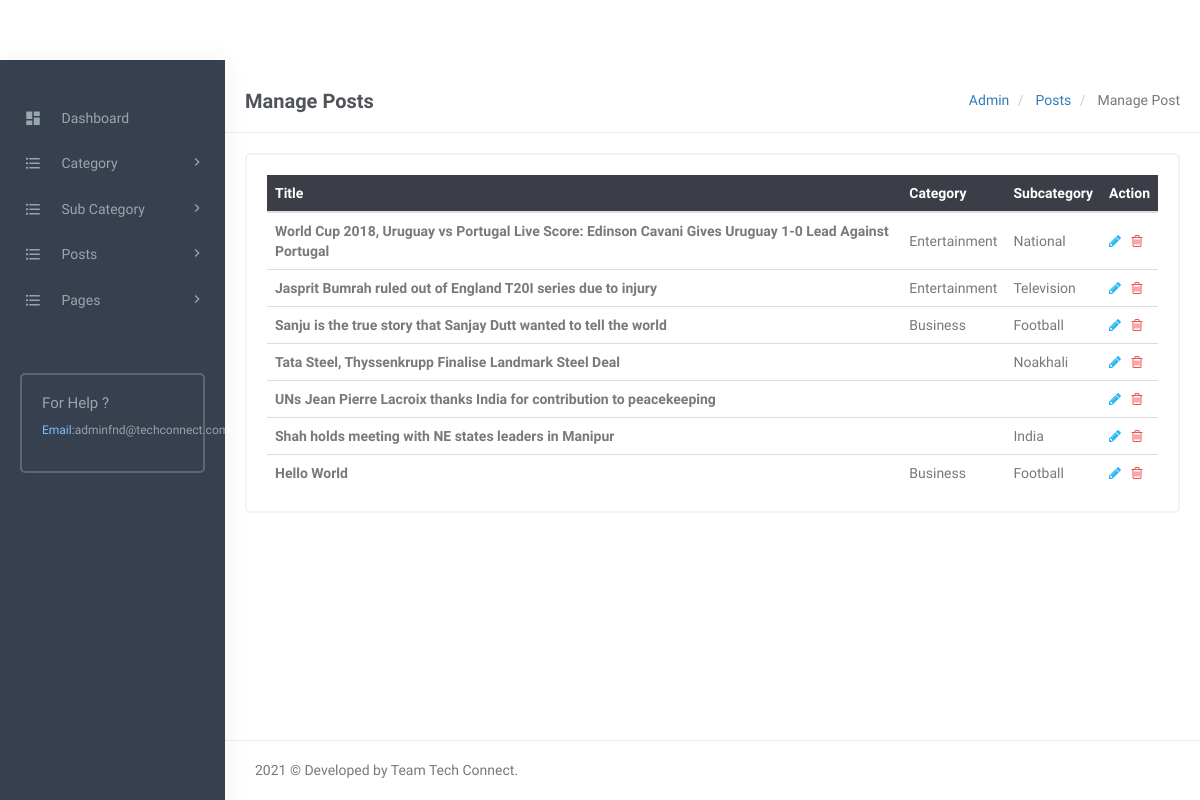
Screenshot of /validator/manage-posts.php (signed in) with the database file from the repository.
### tables this page shows
CREATE TABLE `tblposts` (
  `id` int(11) NOT NULL AUTO_INCREMENT,
  `PostTitle` longtext,
  `CategoryId` int(11) DEFAULT NULL,
  `SubCategoryId` int(11) DEFAULT NULL,
  `PostDetails` longtext,
  `PostingDate` timestamp NULL DEFAULT CURRENT_TIMESTAMP,
  `UpdationDate` timestamp NULL DEFAULT NULL ON UPDATE CURRENT_TIMESTAMP,
  `Is_Active` int(1) NOT NULL,
  `PostUrl` mediumtext,
  `PostImage` varchar(255) DEFAULT NULL,
  PRIMARY KEY (`id`)
);

CREATE TABLE `tblcategory` (
  `id` int(11) NOT NULL AUTO_INCREMENT,
  `CategoryName` varchar(200) NOT NULL,
  `Description` mediumtext NOT NULL,
  `PostingDate` timestamp NULL DEFAULT CURRENT_TIMESTAMP,
  `UpdationDate` timestamp NULL DEFAULT CURRENT_TIMESTAMP ON UPDATE CURRENT_TIMESTAMP,
  `Is_Active` varchar(1) DEFAULT NULL,
  PRIMARY KEY (`id`)
);

CREATE TABLE `tblsubcategory` (
  `SubCategoryId` int(11) NOT NULL AUTO_INCREMENT,
  `CategoryId` int(11) NOT NULL,
  `Subcategory` varchar(255) NOT NULL,
  `SubCatDescription` mediumtext NOT NULL,
  `PostingDate` timestamp NOT NULL DEFAULT CURRENT_TIMESTAMP,
  `UpdationDate` timestamp NULL DEFAULT CURRENT_TIMESTAMP ON UPDATE CURRENT_TIMESTAMP,
  `Is_Active` int(1) NOT NULL,
  PRIMARY KEY (`SubCategoryId`)
);

### validator/manage-posts.php (the view, shortened to what this page needs)
<?php
include('includes/config.php');
if(strlen($_SESSION['login'])==0)
  {
header('location:index.php');
}
else{
?>
<!DOCTYPE html>
<html lang="en">
    <head>
		<link rel="stylesheet" href="../plugins/morris/morris.css">
        <link href="../plugins/jvectormap/jquery-jvectormap-2.0.2.css" rel="stylesheet" />
        <link href="assets/css/bootstrap.min.css" rel="stylesheet" type="text/css" />
        <link href="assets/css/core.css" rel="stylesheet" type="text/css" />
        <link href="assets/css/components.css" rel="stylesheet" type="text/css" />
        <link href="assets/css/icons.css" rel="stylesheet" type="text/css" />
        <link href="assets/css/pages.css" rel="stylesheet" type="text/css" />
        <link href="assets/css/menu.css" rel="stylesheet" type="text/css" />
        <link href="assets/css/responsive.css" rel="stylesheet" type="text/css" />
		<link rel="stylesheet" href="../plugins/switchery/switchery.min.css">
    </head>
    <body class="fixed-left">
        <div id="wrapper">
           <?php include('includes/leftsidebar.php');?>
            <div class="content-page">
                <div class="content">
                    <div class="container">
                        <div class="row">
							<div class="col-xs-12">
								<div class="page-title-box">
                                    <h4 class="page-title">Manage Posts </h4>
                                    <ol class="breadcrumb p-0 m-0">
                                        <li>
                                            <a href="#">Admin</a>
                                        </li>
                                        <li>
                                            <a href="#">Posts</a>
                                        </li>
                                        <li class="active">
                                            Manage Post
                                        </li>
                                    </ol>
                                    <div class="clearfix"></div>
                                </div>
							</div>
						</div>
                        <div class="row">
                            <div class="col-sm-12">
                                <div class="card-box">
                                    <div class="table-responsive">
<table class="table table-colored table-centered table-inverse m-0">
<thead>
<tr>
<th>Title</th>
<th>Category</th>
<th>Subcategory</th>
<th>Action</th>
</tr>
</thead>
<tbody>
<?php
$query=mysqli_query($con,"select tblposts.id as postid,tblposts.PostTitle as title,tblcategory.CategoryName as category,tblsubcategory.Subcategory as subcategory from tblposts left join tblcategory on tblcategory.id=tblposts.CategoryId left join tblsubcategory on tblsubcategory.SubCategoryId=tblposts.SubCategoryId where tblposts.Is_Active=1 ");
$rowcount=mysqli_num_rows($query);
if($rowcount==0)
{
?>
<tr>
<td colspan="4" align="center"><h3 style="color:red">No record found</h3></td>
<tr>
<?php
} else {
while($row=mysqli_fetch_array($query))
{
?>
 <tr>
<td><b><?php echo htmlentities($row['title']);?></b></td>
<td><?php echo htmlentities($row['category'])?></td>
<td><?php echo htmlentities($row['subcategory'])?></td>
<td><a href="edit-post.php?pid=<?php echo htmlentities($row['postid']);?>"><i class="fa fa-pencil" style="color: #29b6f6;"></i></a>
    &nbsp;<a href="manage-posts.php?pid=<?php echo htmlentities($row['postid']);?>&&action=del" onclick="return confirm('Do you reaaly want to delete ?')"> <i class="fa fa-trash-o" style="color: #f05050"></i></a> </td>
 </tr>
<?php } }?>
                                            </tbody>
                                        </table>
                                    </div>
                                </div>
                            </div>
                        </div>
                    </div>
                </div>
       <?php include('includes/footer.php');?>
            </div>
        </div>
    </body>
</html>
<?php } ?>

### validator/assets/css/core.css (style rules this page uses)
body { font-family: 'Varela Round', sans-serif; margin: 0; padding-bottom: 60px; overflow-x: hidden; color: #797979; }
html { position: relative; min-height: 100%; }
.h1, .h2, .h3, .h4, .h5, .h6, h1, h2, h3, h4, h5, h6 { color: #505458; font-family: 'Hind Madurai', sans-serif; margin: 10px 0; }
* { outline: none !important; }
b, strong { font-weight: 600; font-family: 'Hind Madurai', sans-serif; }
.container { width: auto; }
#wrapper { height: 100%; overflow: hidden; width: 100%; }
.p-0 { padding: 0 !important; }
.m-0 { margin: 0 !important; }
.card-box { padding: 20px; border: 2px solid #f3f3f3; -webkit-border-radius: 5px; border-radius: 5px; -moz-border-radius: 5px; background-clip: padding-box; margin-bottom: 20px; background-color: #ffffff; }
.row { margin-right: -10px; margin-left: -10px; }
.col-lg-1, .col-lg-10, .col-lg-11, .col-lg-12, .col-lg-2, .col-lg-3, .col-lg-4, .col-lg-5, .col-lg-6, .col-lg-7, .col-lg-8, .col-lg-9, .col-md-1, .col-md-10, .col-md-11, .col-md-12, .col-md-2, .col-md-3, .col-md-4, .col-md-5, .col-md-6, .col-md-7, .col-md-8, .col-md-9, .col-sm-1, .col-sm-10, .col-sm-11, .col-sm-12, .col-sm-2, .col-sm-3, .col-sm-4, .col-sm-5, .col-sm-6, .col-sm-7, .col-sm-8, .col-sm-9, .col-xs-1, .col-xs-10, .col-xs-11, .col-xs-12, .col-xs-2, .col-xs-3, .col-xs-4, .col-xs-5, .col-xs-6, .col-xs-7, .col-xs-8, .col-xs-9 { padding-left: 10px; padding-right: 10px; }
.breadcrumb { background-color: transparent; margin-bottom: 15px; padding-top: 10px; padding-left: 0; }

### validator/assets/css/menu.css (style rules this page uses)
.content-page { margin-left: 225px; overflow: hidden; }
.content-page .content { padding: 0 5px 10px 5px; margin-top: 70px; }
.page-title { font-size: 20px; margin-bottom: 0; margin-top: 0; font-weight: 600; }
.page-title-box { padding: 20px; border-bottom: 1px solid #eee; margin: 0 -20px 20px -20px; }
.page-title-box .page-title { margin-bottom: 0; float: left; }
.page-title-box .breadcrumb { float: right; background-color: transparent !important; }

### rows the page displays
tblposts: PostTitle "World Cup 2018, Uruguay vs Portugal Live Score: Edinson Cavani Gives Uruguay 1-0 Lead Against Portugal", CategoryId.CategoryName "Entertainment", SubCategoryId.Subcategory "National"
tblposts: PostTitle "Jasprit Bumrah ruled out of England T20I series due to injury", CategoryId.CategoryName "Entertainment", SubCategoryId.Subcategory "Television"
tblposts: PostTitle "Sanju is the true story that Sanjay Dutt wanted to tell the world", CategoryId.CategoryName "Business", SubCategoryId.Subcategory "Football"
tblposts: PostTitle "Tata Steel, Thyssenkrupp Finalise Landmark Steel Deal", SubCategoryId.Subcategory "Noakhali"
tblposts: PostTitle "UNs Jean Pierre Lacroix thanks India for contribution to peacekeeping"
tblposts: PostTitle "Shah holds meeting with NE states leaders in Manipur", SubCategoryId.Subcategory "India"
tblposts: PostTitle "Hello World", CategoryId.CategoryName "Business", SubCategoryId.Subcategory "Football"
